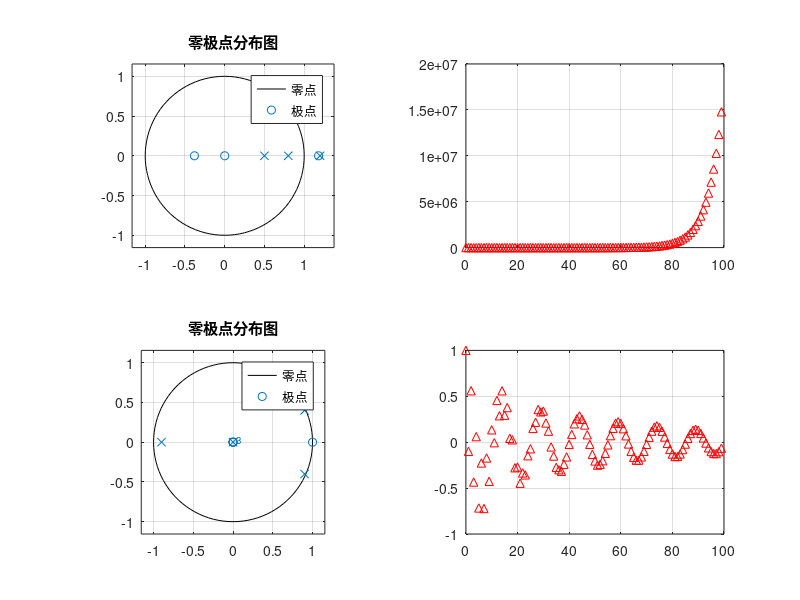

Here is the MATLAB script that generated this plot:
%试用 Matlab 画出下列因果系统的系统函数零极点分布图
% 并判断系统的稳定性。
clear
clc
close all
b1=[2 -1.6 -0.9];
a1=[1 -2.5 1.96 -0.48];


b2=[1 -1];
a2=[1 -0.9 -0.65 0.873 0];


subplot(2,2,1);
zplane(b1,a1)
title("零极点分布图")
legend("零点","极点")

subplot(2,2,2)
impz(b1,a1,100)
grid on

subplot(2,2,3);
zplane(b2,a2)
title("零极点分布图");
legend("零点","极点")

subplot(2,2,4)
impz(b2,a2,100)
grid on


















